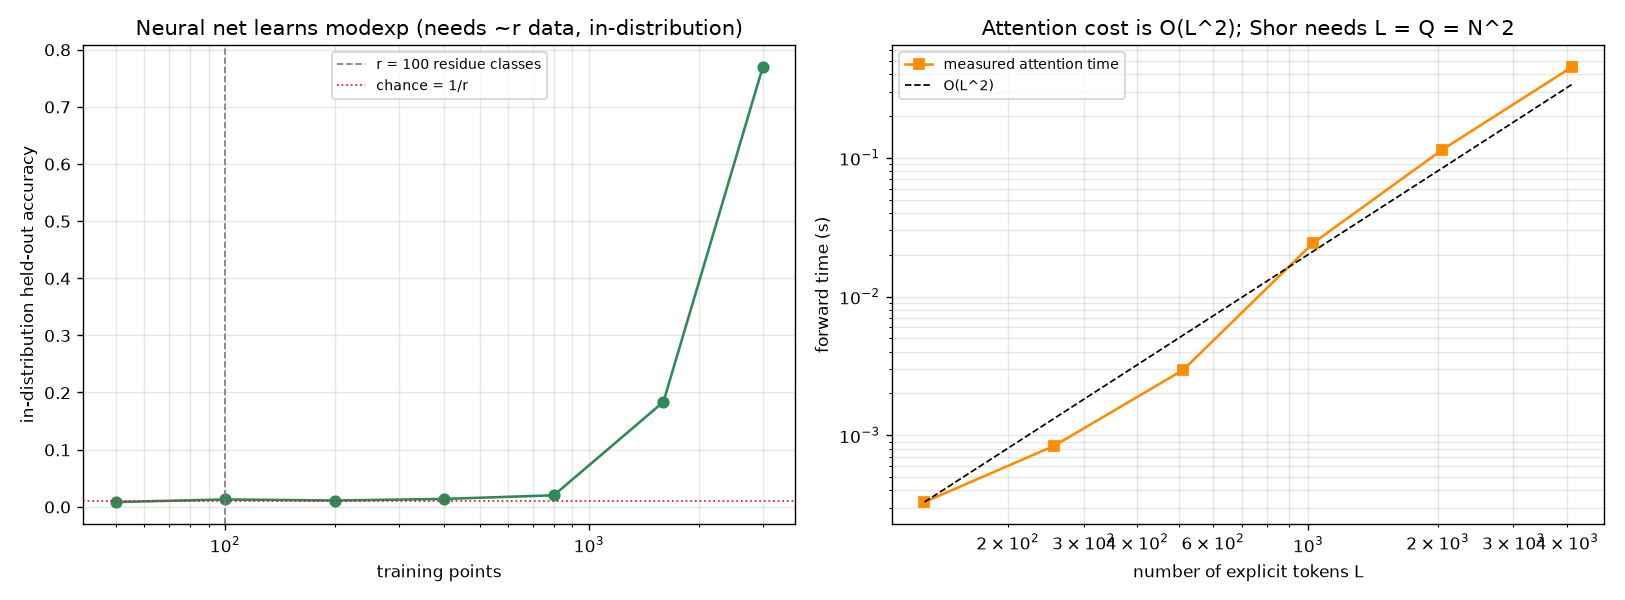

Reproduce this figure in Python.
#!/usr/bin/env python3
"""Higher dimension / Attention / Transformers: do they help with RSA order finding?

Increasing dimension and using attention DO raise classical expressivity. This
script measures exactly where that helps and where it stops for RSA/Shor.

  1. A neural net LEARNS modular exponentiation on a fixed N (in-distribution):
     accuracy far above chance. But it needs ~r training points (to cover the r
     residue classes) and it does NOT extrapolate beyond the range it was trained
     on -- it interpolates a lookup, it does not acquire the generative period.
  2. So it gives no shortcut to the period: out-of-range accuracy is chance, and
     across moduli the period is not inferable (see tn_learn_infer.py).
  3. Attention is O(L^2) over EXPLICIT tokens. To put all x = 0..Q-1 as tokens you
     need L = Q = N^2; attention then costs N^4 = 2^(4*bits) -- worse than the
     state vector. Raising the embedding dimension d does not create the 2^n
     tensor-product space: classical model lives in R^(L*d), qubits in C^(2^n).

The honest realistic role is auxiliary (tensor-network contraction ordering,
GNFS parameters, period-candidate ranking), not a drop-in for the quantum core.

Run:  python3 transformer_modexp.py
"""

import math
import time
import warnings

import numpy as np

warnings.filterwarnings("ignore")
from tnshor.numtheory import make_small_order_instance  # noqa: E402


def hr(t):
    print("\n" + "=" * 80)
    print(t)
    print("=" * 80)


def bits_of(x, L):
    return [(x >> i) & 1 for i in range(L)]


# ---------------------------------------------------------------------------
# 1 + 2. A neural net learns modexp in-distribution but does not extrapolate
# ---------------------------------------------------------------------------
def demo_learn_modexp():
    from sklearn.neural_network import MLPClassifier
    hr("1. A neural net learns modular exponentiation on a fixed N (in-distribution)")
    N, a, r, (p, q) = make_small_order_instance(bits=20, order_p=4, order_q=25)  # r=100
    L = 14
    Q = 4096
    print(f"  Fixed N={N} (a={a}, period r={r}). Predict a^x mod N from the bits of x.")
    print(f"  Chance accuracy = 1/r = {1/r:.3f}.\n")

    X = np.array([bits_of(x, L) for x in range(Q)])
    y = np.array([pow(a, x, N) for x in range(Q)])
    rng = np.random.RandomState(0)
    idx = rng.permutation(Q)
    te = idx[3000:]

    print(f"  {'train size':>11} {'held-out accuracy':>18}")
    rows = []
    for ntr in [50, 100, 200, 400, 800, 1600, 3000]:
        tr = idx[:ntr]
        clf = MLPClassifier(hidden_layer_sizes=(256, 256), max_iter=300,
                            random_state=0).fit(X[tr], y[tr])
        acc = clf.score(X[te], y[te])
        rows.append((ntr, acc))
        print(f"  {ntr:>11} {acc:>18.3f}")
    print(f"\n  Learning kicks in once the training set covers the r={r} residue")
    print("  classes (~a few hundred points) -- i.e. it needs ~r data. Neural nets")
    print("  genuinely capture the modexp structure (Fourier features / grokking).")
    return N, a, r, L, rows


def demo_no_extrapolation(N, a, r, L):
    from sklearn.neural_network import MLPClassifier
    hr("2. ...but it interpolates, it does not EXTRAPOLATE -> no shortcut to r")
    print("  Train on x in [0, W), test on the NEXT block x in [W, W+400) (unseen")
    print(f"  range). Period r={r}.\n")
    print(f"  {'W':>6} {'W/r':>6} {'out-of-range accuracy':>22}")
    rows = []
    for W in [200, 400, 800, 1600]:
        Xtr = np.array([bits_of(x, L) for x in range(W)])
        ytr = np.array([pow(a, x, N) for x in range(W)])
        c = MLPClassifier(hidden_layer_sizes=(256, 256), max_iter=400,
                          random_state=0).fit(Xtr, ytr)
        Xte = np.array([bits_of(x, L) for x in range(W, W + 400)])
        yte = np.array([pow(a, x, N) for x in range(W, W + 400)])
        acc = c.score(Xte, yte)
        rows.append((W, acc))
        print(f"  {W:>6} {W/r:>6.1f} {acc:>22.3f}")
    print("""
  Out-of-range accuracy is poor and only climbs as W grows -- i.e. as the model
  is shown a LARGER fraction of the sequence (more data, more compute). It never
  beats just observing the sequence: there is no generative rule learned that
  predicts a^x for unseen x more cheaply than computing it. Combined with the
  cross-modulus result (tn_learn_infer.py: predicting r across N is chance), the
  model gives no asymptotic shortcut -- to find r you still pay ~r to observe it
  (or sqrt(r) via the group law), never poly(log N).""")


# ---------------------------------------------------------------------------
# 3. Attention is O(L^2) over explicit tokens
# ---------------------------------------------------------------------------
def self_attention(X, Wq, Wk, Wv):
    d = X.shape[1]
    Q, K, V = X @ Wq, X @ Wk, X @ Wv
    S = Q @ K.T / math.sqrt(d)
    S = S - S.max(1, keepdims=True)
    A = np.exp(S)
    A /= A.sum(1, keepdims=True)
    return A @ V


def demo_attention_cost():
    hr("3. Attention is all-to-all -- but over L EXPLICIT tokens, at O(L^2)")
    rng = np.random.default_rng(0)
    d = 32
    print("  Measured single-head self-attention forward cost:\n")
    print(f"  {'L (tokens)':>11} {'time':>9} {'ratio vs prev':>14}")
    Ls = [128, 256, 512, 1024, 2048, 4096]
    rows = []
    prev = None
    for L in Ls:
        X = rng.standard_normal((L, d))
        Wq, Wk, Wv = (rng.standard_normal((d, d)) for _ in range(3))
        t0 = time.time()
        for _ in range(3):
            self_attention(X, Wq, Wk, Wv)
        dt = (time.time() - t0) / 3
        ratio = (dt / prev) if prev else float('nan')
        rows.append((L, dt))
        print(f"  {L:>11} {dt*1e3:>7.1f}ms {ratio:>14.2f}")
        prev = dt
    print("  (ratio -> ~4x per doubling of L confirms O(L^2).)\n")
    print("  To make Shor's interference by tokenising every x = 0..Q-1, you need")
    print(f"  {'RSA-bits':>9} {'tokens L = Q = N^2':>20} {'attention O(L^2)':>18} "
          f"{'qubit dim 2^(3b)':>17}")
    for bits in [16, 64, 1024, 2048]:
        print(f"  {bits:>9} {('2^%d' % (2*bits)):>20} {('2^%d' % (4*bits)):>18} "
              f"{('2^%d' % (3*bits)):>17}")
    print("\n  L = 2^4096 for RSA-2048; attention costs 2^8192 -- worse than the")
    print("  state vector. Raising the embedding dim d buys R^(L*d), never C^(2^n).")
    return rows


def make_plot(learn_rows, attn_rows, r):
    try:
        import matplotlib
        matplotlib.use("Agg")
        import matplotlib.pyplot as plt
    except Exception as e:  # pragma: no cover
        print(f"\n(matplotlib unavailable: {e}; skipping figure)")
        return None
    fig, ax = plt.subplots(1, 2, figsize=(13, 4.8))

    ns = [n for n, _ in learn_rows]
    acc = [a for _, a in learn_rows]
    ax[0].semilogx(ns, acc, "o-", color="seagreen")
    ax[0].axvline(r, color="gray", ls="--", lw=1, label=f"r = {r} residue classes")
    ax[0].axhline(1 / r, color="crimson", ls=":", lw=1, label="chance = 1/r")
    ax[0].set_xlabel("training points")
    ax[0].set_ylabel("in-distribution held-out accuracy")
    ax[0].set_title("Neural net learns modexp (needs ~r data, in-distribution)")
    ax[0].legend(fontsize=8)
    ax[0].grid(alpha=0.3, which="both")

    Ls = np.array([L for L, _ in attn_rows], float)
    ts = np.array([t for _, t in attn_rows], float)
    ax[1].loglog(Ls, ts, "s-", color="darkorange", label="measured attention time")
    ax[1].loglog(Ls, ts[0] * (Ls / Ls[0]) ** 2, "k--", lw=1, label="O(L^2)")
    ax[1].set_xlabel("number of explicit tokens L")
    ax[1].set_ylabel("forward time (s)")
    ax[1].set_title("Attention cost is O(L^2); Shor needs L = Q = N^2")
    ax[1].legend(fontsize=8)
    ax[1].grid(alpha=0.3, which="both")

    fig.tight_layout()
    out = "transformer_modexp.png"
    fig.savefig(out, dpi=125)
    print(f"\nFigure written: {out}")
    return out


def main():
    np.set_printoptions(precision=4, suppress=True)
    N, a, r, L, learn_rows = demo_learn_modexp()
    demo_no_extrapolation(N, a, r, L)
    attn_rows = demo_attention_cost()
    make_plot(learn_rows, attn_rows, r)
    hr("Verdict -- dimension / Attention / Transformers for RSA")
    print("""  Your distinction is the right one, and it measures out:
    * Raising dimension and using attention DO add classical expressivity:
      a neural net learns modular exponentiation in-distribution, capturing the
      periodic / Fourier structure (needs ~r data).
    * But it does not extrapolate (no generative period rule) and cannot infer r
      across moduli -- no asymptotic shortcut. And attention is O(L^2) over the L
      tokens you explicitly place: tokenising all x needs L = Q = N^2, costing
      2^(4*bits) -- worse than the state vector. d buys R^(L*d), not C^(2^n).
    * 'Increasing d' and 'tensor product gives 2^n' are different things. The
      quantum advantage is the compact exponential entangled state space, not the
      all-to-all mixing of an explicitly enumerated token set.
  Realistic value: ML as an AUXILIARY -- learning tensor-network contraction
  orders / cut choices / which (N,a) compress, ranking period candidates, tuning
  GNFS -- where the targets are cheap-to-verify and not the period itself. Those
  are real; replacing the quantum core is not.""")


if __name__ == "__main__":
    main()
